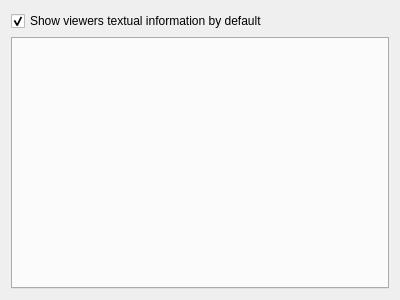
<?xml version="1.0" encoding="UTF-8"?>
<ui version="4.0">
 <class>Q2DViewerAnnotationsConfigurationScreenBase</class>
 <widget class="QWidget" name="Q2DViewerAnnotationsConfigurationScreenBase">
  <property name="geometry">
   <rect>
    <x>0</x>
    <y>0</y>
    <width>400</width>
    <height>300</height>
   </rect>
  </property>
  <property name="windowTitle">
   <string>2D Viewer Annotations Configuration</string>
  </property>
  <property name="windowIcon">
   <iconset resource="../main/themes/starviewer/starviewer.qrc">
    <normaloff>:/images/icons/annotations.svg</normaloff>:/images/icons/annotations.svg</iconset>
  </property>
  <layout class="QVBoxLayout" name="verticalLayout">
   <item>
    <widget class="QCheckBox" name="m_showViewersTextualInformationCheckBox">
     <property name="text">
      <string>Show viewers textual information by default</string>
     </property>
     <property name="checked">
      <bool>true</bool>
     </property>
    </widget>
   </item>
   <item>
    <widget class="QTabWidget" name="m_tabWidget">
     <property name="tabsClosable">
      <bool>true</bool>
     </property>
    </widget>
   </item>
  </layout>
 </widget>
 <resources>
  <include location="../main/themes/starviewer/starviewer.qrc"/>
 </resources>
 <connections/>
</ui>
